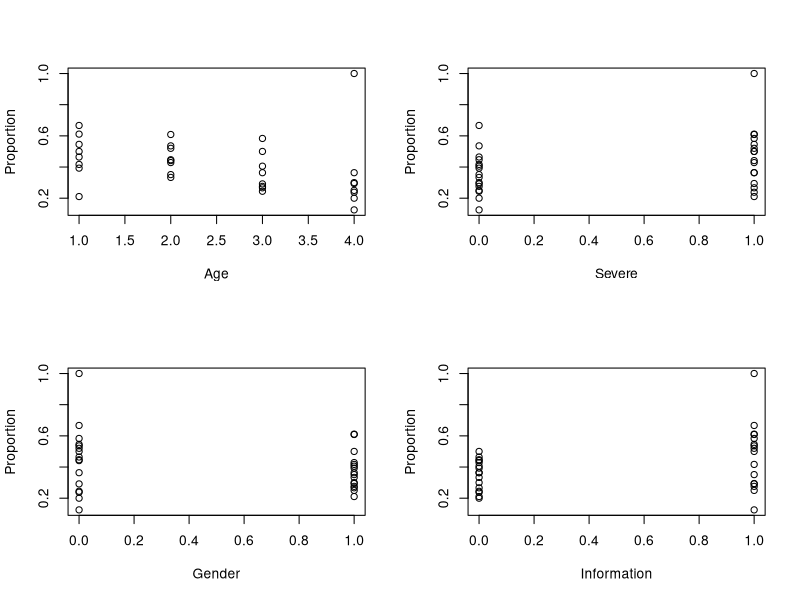
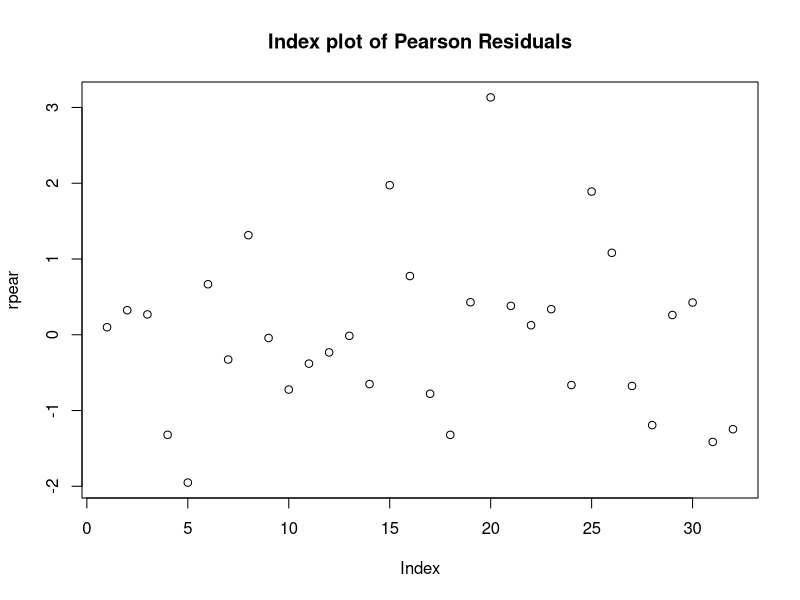
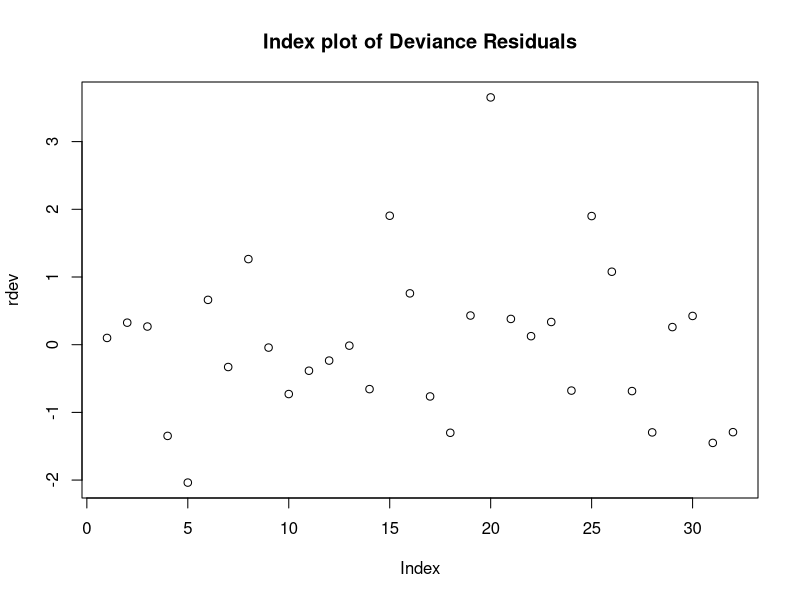
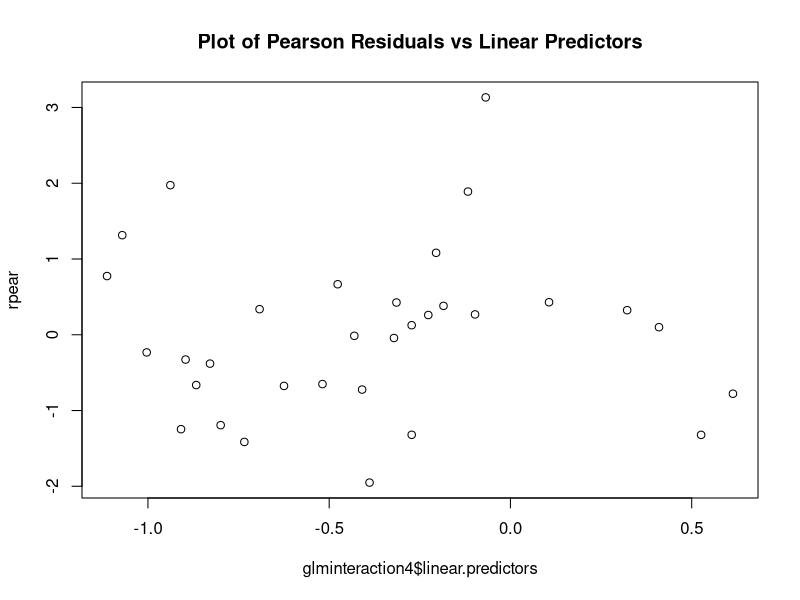
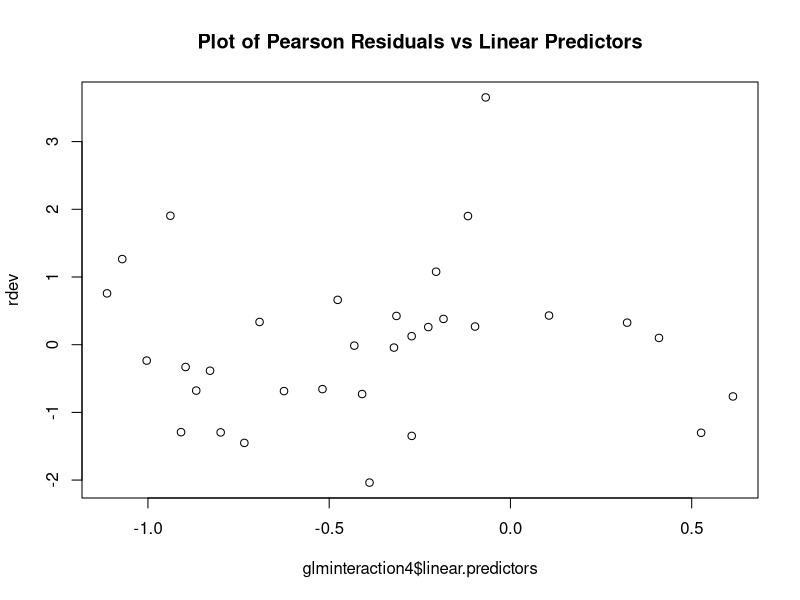
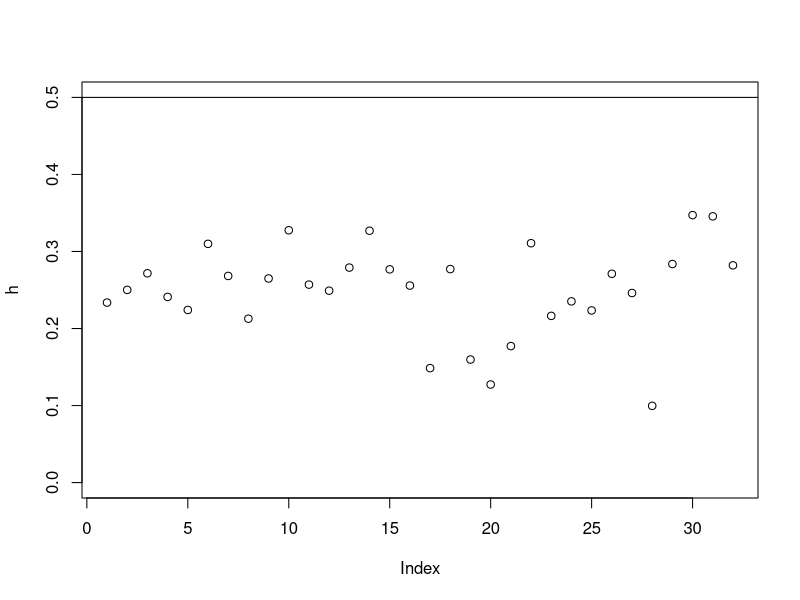
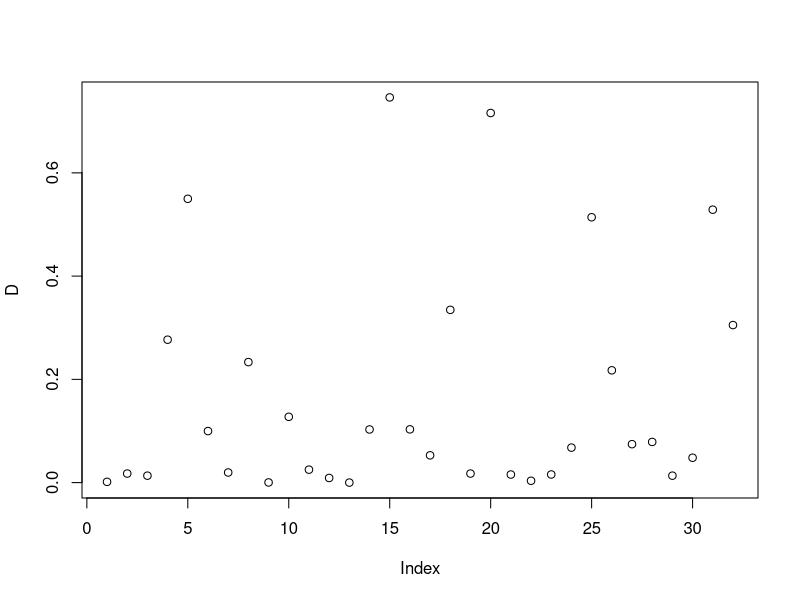
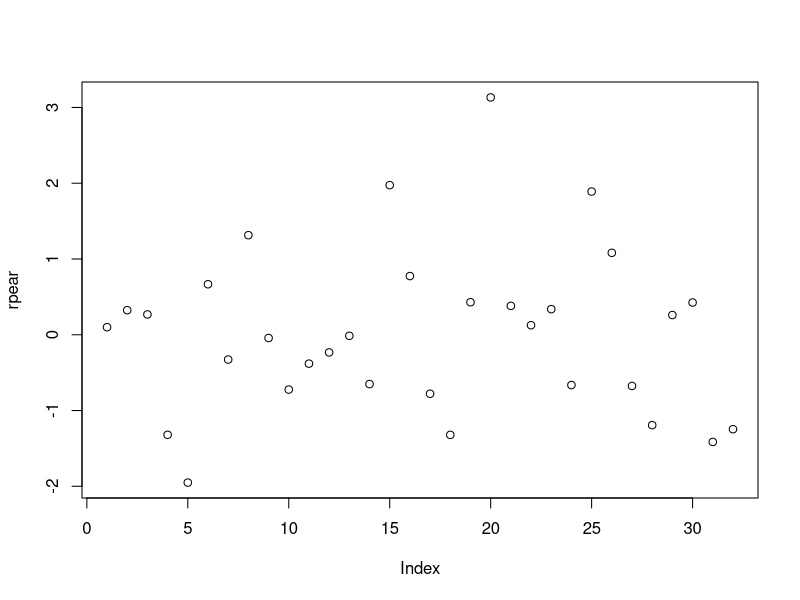

R code for these plots, in order:
#Dataset Creation
Gender <- rep(c(1, 0), each = 16)
Severe <- rep(c(1, 0), each = 8, times = 2)
Information <- rep(c(1,0), each = 4, times = 4)
Age <-  rep(c(1,2,3,4), times = 8)
n <- c(18, 23, 22, 17, 
       19, 35, 30, 22, 
       24, 37, 29, 24, 
       28, 42, 37, 30,
       11, 25, 12, 8,
       14, 34, 22, 21,
       18, 28, 24, 8,
       28, 47, 45, 30)
Changed_behaviour <- c(11, 14, 11, 5,
                       4, 15, 8, 8,
                       10, 13, 8, 6,
                       11, 14, 15, 9,
                       6, 13, 7, 8,
                       7, 15, 8, 5,
                       12, 15, 7,1,
                       13, 21, 11, 6)
Proportion <- Changed_behaviour/n

# Preliminary Analysis
par(mfrow = c(2,2))
plot(Age, Proportion)
#1) As the age group increases they are less likely to change their behaviour
plot(Severe, Proportion)
#2) People who do not believe in consequence of contracting swine flu are less likely to
# change their behiour
plot(Gender, Proportion)
#3) Female are more likely to change their behaviour
plot(Information, Proportion)
#4) The person who believes there is more information available about swine 
#flu are more likely to change their behaviour

#Logistic model
y <- cbind(Changed_behaviour, n - Changed_behaviour)
glm1 <- glm(y ~ factor(Gender) + factor(Severe) + factor(Information) + factor(Age), family = binomial(link = logit))
summary(glm1)

#Interaction Term Gender and Severe
glminteraction1 <- glm(y ~ factor(Gender) + factor(Severe) + factor(Information) + factor(Age) + factor(Gender) * factor(Severe), family = binomial(link = logit))
summary(glminteraction1)
#Also the p-value is not significant (ie, 0.83763 > 0.05)
anova(glm1, glminteraction1)
#Df deviance is lesser than the chi-square value in Table (ie)3.841 > 0.041994
#So remove the interaction term factor(Gender) * factor(Severe) for the next model


#Interaction Term Gender and Information
glminteraction2 <- glm(y ~ factor(Gender) + factor(Severe) + factor(Information) + factor(Age) + factor(Gender) * factor(Information), family = binomial(link = logit))
summary(glminteraction2)
#Also the p-value is not significant (ie, 0.25108 > 0.05)
anova(glm1, glminteraction2)
#Df deviance is lesser than the chi-square value in Table (ie)3.841 > 1.3182
#So remove the interaction term factor(Gender) * factor(Information) for the next model



#Interaction Term Gender and Age
glminteraction3 <- glm(y ~ factor(Gender) + factor(Severe) + factor(Information) + factor(Age) + factor(Gender) * factor(Age), family = binomial(link = logit))
summary(glminteraction3)
#Also all the p-value is not significant
anova(glm1, glminteraction3)
#Df deviance is lesser than the chi-square value in Table (ie)3.841 > 2.7202
#So remove the interaction term factor(Gender) * factor(Age) for the next model


#Interaction Term Severe and Information
glminteraction4 <- glm(y ~ factor(Gender) + factor(Severe) + factor(Information) + factor(Age) + factor(Severe) * factor(Information), family = binomial(link = logit))
summary(glminteraction4)
#Also all the p-value is significant ie 0.02263 < 0.05
anova(glm1, glminteraction4)
#Df deviance is greater than the chi-square value in Table (ie)3.841 < 5.2312
#So keep the interaction term factor(Severe) * factor(Information) for the next model



#Interaction Term Severe and Age added 
glminteraction5 <- glm(y ~ factor(Gender) + factor(Severe) + factor(Information) + factor(Age) + factor(Severe) * factor(Information) + factor(Severe) * factor(Age), family = binomial(link = logit))
summary(glminteraction5)
#Also all the p-value are not significant 
anova(glminteraction4, glminteraction5)
#Df deviance is lesser than the chi-square value in Table (ie) 7.815 > 2.9344
#So remove the interaction term factor(Severe) * factor(Age) for the next model


#Interaction Term Severe and Age added 
glminteraction6 <- glm(y ~ factor(Gender) + factor(Severe) + factor(Information) + factor(Age) + factor(Severe) * factor(Information) + factor(Information) * factor(Age), family = binomial(link = logit))
summary(glminteraction6)
#Also all the p-value are not significant 
anova(glminteraction4, glminteraction6)
#Df deviance is lesser than the chi-square value in Table (ie) 7.815 > 0.85032
#So remove the interaction term factor(Severe) * factor(Age) for the next model

#The final model is the 4th model -  glminteraction4
#Diagnostics for the final model

h <- lm.influence(glminteraction4)$hat
rpear <- residuals(glminteraction4, "pearson")/sqrt(1-h)
rdev <- residuals(glminteraction4, "deviance")/sqrt(1-h)
phat <- glminteraction4$fitted.values
UsingFitted <- n * phat
DiagonisticsDF <- data.frame(Changed_behaviour, UsingFitted, n, phat, h, rpear, rdev)

par(mfrow = c(1,1))
plot(rpear, main = "Index plot of Pearson Residuals")
plot(rdev, main = "Index plot of Deviance Residuals")

plot(glminteraction4$linear.predictors, rpear, main = "Plot of Pearson Residuals vs Linear Predictors")
plot(glminteraction4$linear.predictors, rdev, main = "Plot of Pearson Residuals vs Linear Predictors")

#High leverage cases
plot(h, ylim = c(0,0.5))
abline(h = 0.5)
#No high leverage cases

#High influence cases
D <- rpear * rpear * h / (2*(1-h))
plot(D)
identify(D)
#Case 15 and 20 are high influence cases

#Outlier
plot(rpear)
identify(rpear)
#Case 20 is an outlier
